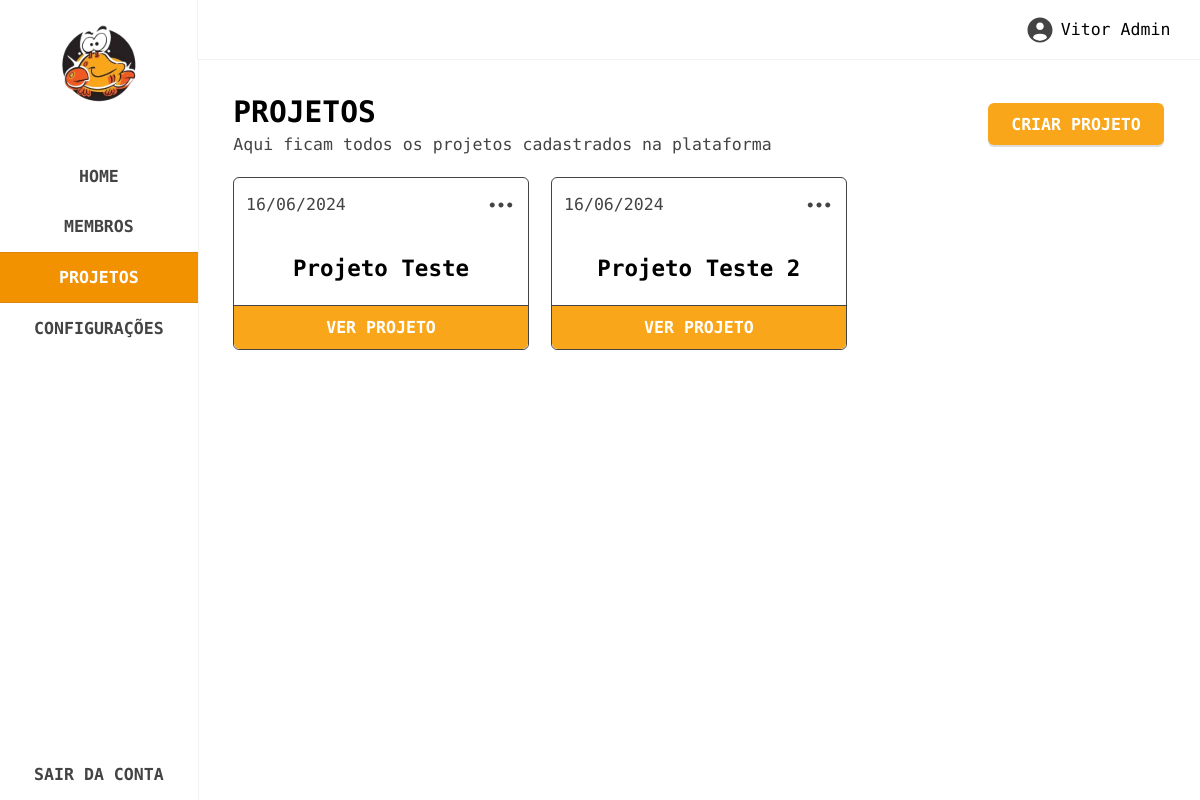
Screenshot of /projetos (signed in) with the database file from the repository.
### tables this page shows
CREATE TABLE IF NOT EXISTS `projects` (
  `id` bigint(100) NOT NULL AUTO_INCREMENT,
  `name` varchar(100) DEFAULT NULL,
  `date` date DEFAULT NULL,
  `description` varchar(100) DEFAULT NULL,
  `link` varchar(100) DEFAULT NULL,
  PRIMARY KEY (`id`)
);

### routes/routes.php (called while the page is built, shortened)
<?php
$route = isset($_GET['url']) ? $_GET['url'] : '';
switch ($route) {
    case 'projetos':
        $file = './pages/projects.php';
        break;
}
include $file;
?>

### controllers/users.php (called while the page is built, shortened)
<?php
include_once __DIR__ . '/../config/config.php';
include_once __DIR__ . '/../db/db.php';
function get_user_info($user_id, $fields = []) {
    global $connect;
    $field_list = implode(", ", $fields);
    $query = "SELECT $field_list FROM users WHERE id = ?";
    $stmt = $connect->prepare($query);
    $stmt->bind_param('i', $user_id);
    $stmt->execute();
    $result = [];
    $bind_result_args = [];
    foreach ($fields as $field) {
        $bind_result_args[] = &$result[$field];
    }
    call_user_func_array([$stmt, 'bind_result'], $bind_result_args);
    return $result;
}
?>

### controllers/projects.php (called while the page is built, shortened)
<?php
include_once __DIR__ . '/../config/config.php';
include_once __DIR__ . '/../db/db.php';
function get_all_projects() {
    global $connect;
    $query = "SELECT * FROM projects";
    $result = $connect->query($query);
    $projects = [];
    while ($row = $result->fetch_assoc()) {
        $projects[] = $row;
    }
    return $projects;
}
?>

### config/config.php (called while the page is built, shortened)
<?php
function base_url($path) {
    return rtrim(BASE_URL, '/') . '/' . ltrim($path, '/');
}
?>

### pages/projects.php (the view, shortened to what this page needs)
<?php
include_once __DIR__ . '/../controllers/users.php';
include_once __DIR__ . '/../controllers/projects.php';
$user_id = $_COOKIE['user_id'];
$user_info = get_user_info($user_id, ['name', 'role']);
$role = $user_info['role'];
$projects = get_all_projects();
?>
<section class="projects" data-page="projects">
    <?php include __DIR__ . '/../partials/sidebar.php'; ?>
    <div class="main">
        <?php include __DIR__ . '/../partials/topbar.php'; ?>
        <div class="content">
            <div class="header">
                <span>
                    <h3>PROJETOS</h3>
                    <p>Aqui ficam todos os projetos cadastrados na plataforma</p>
                </span>
                <span>
                    <?php if (intval($role) == 1 || intval($role) == 2): ?>
                        <button class="create-project">CRIAR PROJETO</button>
                    <?php endif; ?>
                </span>
            </div>
            <div class="cards">
                <?php if(count($projects) > 0): ?>
                    <?php foreach($projects as $project): ?>
                        <?php
                            $date = new DateTime($project['date']);
                            $formatted_date = $date->format('d/m/Y');
                        ?>
                        <div class="card" data-id="<?= $project['id'] ?>">
                            <div class="top">
                                <p><?= $formatted_date ?></p>
                                <button class="options-btn">
                                    <img src="<?= base_url('assets/images/svg/dots.svg') ?>" alt="dots">
                                </button>
                            </div>
                            <div class="mid">
                                <h4><?= $project['name'] ?></h4>
                            </div>
                            <a href="#" class="see-project">VER PROJETO</a>
                        </div>
                    <?php endforeach; ?>
                <?php else: ?>
                    <p class="not-found">Nenhum resultado encontrado.</p>
                <?php endif; ?>
            </div>
        </div>
    </div>
</section>

### assets/sass/style.css (style rules this page uses)
html { font-size: 74%; }
h1, h2, h3, h4, h5, h6 { font-weight: 600; }
h3 { font-size: 2.5rem; }
h4 { font-size: 1.9rem; }
p, li, label { font-size: 1.4rem; list-style: none; }
a { font-size: 1.4rem; text-decoration: none; }
* { margin: 0; padding: 0; box-sizing: border-box; font-family: "Encode Sans Expanded", sans-serif; }
body, html { overflow-x: hidden; }
section.projects { position: relative; z-index: 5; display: flex; max-height: 100vh; }
section.projects .main { width: 100%; }
section.projects .main .content { display: flex; flex-direction: column; padding: 3rem; width: 100%; height: calc(100% - 5rem); overflow-y: auto; }
section.projects .main .content .header { display: flex; justify-content: space-between; align-items: center; }
section.projects .main .content .header span:first-child { display: flex; flex-direction: column; gap: 0.5rem; }
section.projects .main .content .header span:first-child h3 { color: #000; font-weight: 700; }
section.projects .main .content .header span:first-child p { color: #444444; font-weight: 400; }
section.projects .main .content .header span:last-child button { display: flex; justify-content: center; align-items: center; gap: 1rem; width: -moz-fit-content; width: fit-content; padding: 1rem 2rem; background: #F9A61A; font-size: 1.4rem; font-weight: 700; color: #fff; border-radius: 6px; border: none; box-shadow: 0 2px 1px rgba(0, 0, 0, 0.1450980392); cursor: pointer; }
section.projects .main .content .cards { position: relative; margin-top: 2rem; display: flex; justify-content: space-between; align-items: center; flex-wrap: wrap; gap: 1rem; }
section.projects .main .content .cards::after { content: ""; width: calc(33% - 1rem); }
section.projects .main .content .cards .card { position: relative; border-radius: 6px; border: 1px solid #444444; min-width: calc(33% - 1rem); margin-bottom: 1rem; }
section.projects .main .content .cards .card .top { display: flex; justify-content: space-between; align-items: center; gap: 1rem; padding: 1rem; border-radius: 6px; }
section.projects .main .content .cards .card .top p { color: #444444; font-weight: 400; }
section.projects .main .content .cards .card .top button { background: none; border: none; display: flex; justify-content: center; align-items: center; cursor: pointer; transition: all 0.1s ease; }
section.projects .main .content .cards .card .top button img { width: 2.5rem; }
section.projects .main .content .cards .card .mid { display: flex; justify-content: center; align-items: center; text-align: center; padding: 2rem 1rem; }
section.projects .main .content .cards .card .mid h4 { color: #000; font-weight: 700; }
section.projects .main .content .cards .card a.see-project { display: flex; justify-content: center; align-items: center; background: #F9A61A; padding: 1rem; text-align: center; color: #FFF; font-weight: 800; border-radius: 0 0 6px 6px; border-top: 1px solid #444444; }

### rows the page displays
projects: date "16/06/2024", name "Projeto Teste"
projects: date "16/06/2024", name "Projeto Teste 2"

### other values shown
$user_info['name'] "Vitor Admin"
